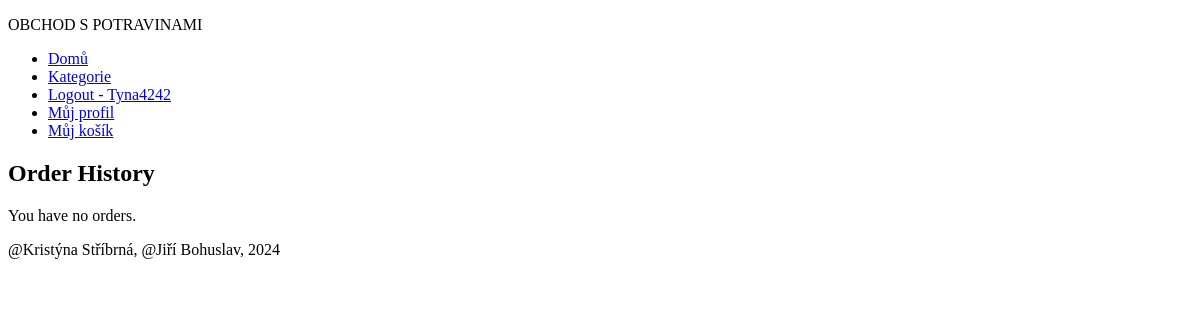
The app's page /order-history/ (signed in), older data.
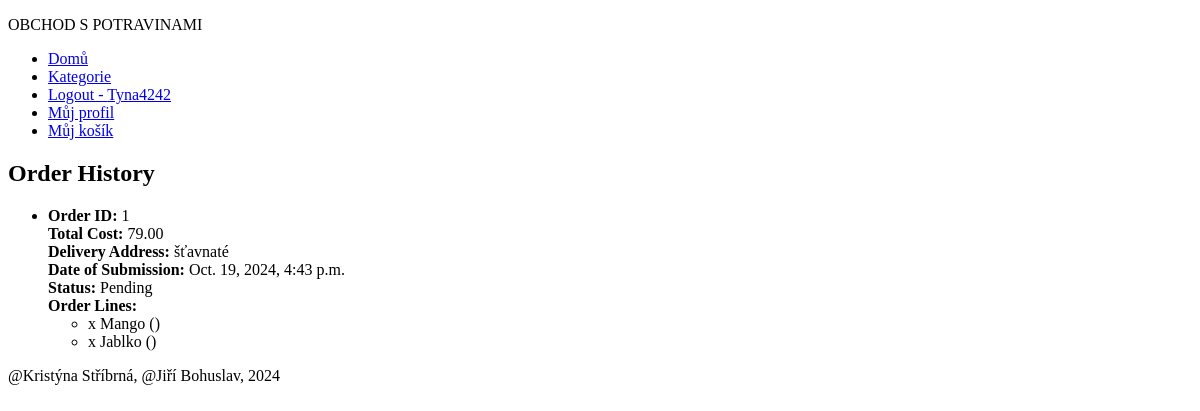
The same page, newer data.
### viewer/models.py (models this page shows, shortened)
class Order(models.Model):
    STATUS_CHOICES = [
        ('pending', 'Pending'),
        ('completed', 'Completed'),
        ('cancelled', 'Cancelled')
    ]
    user = models.ForeignKey(CustomUser, on_delete=models.CASCADE)
    delivery_address = models.CharField(max_length=255)
    order_date = models.DateTimeField(auto_now_add=True)
    total_cost = models.DecimalField(max_digits=10, decimal_places=2, blank=True, null=True)
    status = models.CharField(max_length=10, choices=STATUS_CHOICES, default='pending')

class OrderLine(models.Model):
    order = models.ForeignKey(Order, related_name='order_lines', on_delete=models.CASCADE)
    product = models.ForeignKey(Product, on_delete=models.CASCADE)
    quantity = models.PositiveIntegerField(default=1)
    price = models.DecimalField(max_digits=10, decimal_places=2)

class Product(models.Model):
    title = models.CharField(max_length=255)
    description = models.TextField()
    thumbnail = models.ImageField(upload_to='product_images/')
    category = models.ForeignKey(Category, on_delete=models.CASCADE)
    price = models.DecimalField(max_digits=10, decimal_places=2)
    stock_quantity = models.PositiveIntegerField()
    unit = models.CharField(max_length=20, choices=[('kg', 'Kilogram'), ('g', 'Gram'), ('l', 'Liter'), ('ml', 'Milliliter')])
    features = models.ManyToManyField(PotravinyFeatures)

### viewer/views.py (the view)
# urls.py: path('order-history/', OrderHistoryView.as_view(), name='order_history'),
class OrderHistoryView(LoginRequiredMixin, ListView):
    model = Order
    template_name = 'viewer/order_history.html'
    context_object_name = 'orders'
    def get_queryset(self):
        return Order.objects.filter(user=self.request.user).order_by('-order_date')

### viewer/templates/viewer/order_history.html
{% extends 'base.html' %}
{% block content %}
<h2>Order History</h2>
{% if orders %}
  <ul>
    {% for order in orders %}
      <li>
        <strong>Order ID:</strong> {{ order.id }} <br>
        <strong>Total Cost:</strong> {{ order.total_cost }} <br>
        <strong>Delivery Address:</strong> {{ order.delivery_address }} <br>
        <strong>Date of Submission:</strong> {{ order.order_date }} <br>
        <strong>Status:</strong> {{ order.get_status_display }} <br>
        <strong>Order Lines:</strong>
        <ul>
          {% for line in order.order_lines.all %}
            <li>{{ line.number_of_products }} x {{ line.product.title }} ({{ line.product_price }})</li>
          {% endfor %}
        </ul>
      </li>
    {% endfor %}
  </ul>
{% else %}
  <p>You have no orders.</p>
{% endif %}
{% endblock %}

Row changes from the older to the newer data that the page shows:
added Order: id "1", total_cost "79.00", delivery_address "šťavnaté", order_date "Oct. 19, 2024, 4:43 p.m.", status "Pending"
added OrderLine: product "Mango"
added OrderLine: product "Jablko"
Text that changed along with them:
text no longer shown: "You have no orders."
